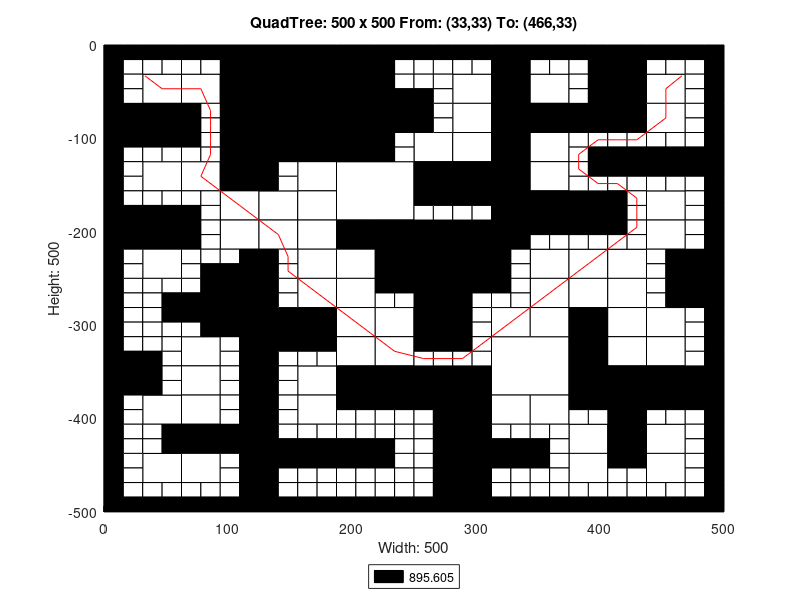

Write MATLAB code to recreate this figure.
axis([0 500 -500 0]);
title('QuadTree: 500 x 500 From: (33,33) To: (466,33)');
xlabel('Width: 500');
ylabel('Height: 500');
rectangle('Position',[125 -62.5 62.5 62.5], 'FaceColor',[0 0 0]);
rectangle('Position',[125 -125 62.5 62.5], 'FaceColor',[0 0 0]);
rectangle('Position',[187.5 -187.5 62.5 62.5], 'FaceColor',[1 1 1]);
rectangle('Position',[250 -250 62.5 62.5], 'FaceColor',[0 0 0]);
rectangle('Position',[312.5 -375 62.5 62.5], 'FaceColor',[1 1 1]);
rectangle('Position',[31.25 -62.5 31.25 31.25], 'FaceColor',[1 1 1]);
rectangle('Position',[93.75 -31.25 31.25 31.25], 'FaceColor',[0 0 0]);
rectangle('Position',[62.5 -62.5 31.25 31.25], 'FaceColor',[1 1 1]);
rectangle('Position',[93.75 -62.5 31.25 31.25], 'FaceColor',[0 0 0]);
rectangle('Position',[0 -93.75 31.25 31.25], 'FaceColor',[0 0 0]);
rectangle('Position',[31.25 -93.75 31.25 31.25], 'FaceColor',[0 0 0]);
rectangle('Position',[93.75 -93.75 31.25 31.25], 'FaceColor',[0 0 0]);
rectangle('Position',[93.75 -125 31.25 31.25], 'FaceColor',[0 0 0]);
rectangle('Position',[187.5 -31.25 31.25 31.25], 'FaceColor',[0 0 0]);
rectangle('Position',[187.5 -62.5 31.25 31.25], 'FaceColor',[0 0 0]);
rectangle('Position',[187.5 -93.75 31.25 31.25], 'FaceColor',[0 0 0]);
rectangle('Position',[218.75 -93.75 31.25 31.25], 'FaceColor',[0 0 0]);
rectangle('Position',[187.5 -125 31.25 31.25], 'FaceColor',[0 0 0]);
rectangle('Position',[31.25 -156.25 31.25 31.25], 'FaceColor',[1 1 1]);
rectangle('Position',[62.5 -156.25 31.25 31.25], 'FaceColor',[1 1 1]);
rectangle('Position',[93.75 -156.25 31.25 31.25], 'FaceColor',[0 0 0]);
rectangle('Position',[93.75 -187.5 31.25 31.25], 'FaceColor',[1 1 1]);
rectangle('Position',[0 -218.75 31.25 31.25], 'FaceColor',[0 0 0]);
rectangle('Position',[31.25 -218.75 31.25 31.25], 'FaceColor',[0 0 0]);
rectangle('Position',[31.25 -250 31.25 31.25], 'FaceColor',[1 1 1]);
rectangle('Position',[93.75 -218.75 31.25 31.25], 'FaceColor',[1 1 1]);
rectangle('Position',[156.25 -156.25 31.25 31.25], 'FaceColor',[1 1 1]);
rectangle('Position',[125 -187.5 31.25 31.25], 'FaceColor',[1 1 1]);
rectangle('Position',[156.25 -187.5 31.25 31.25], 'FaceColor',[1 1 1]);
rectangle('Position',[125 -218.75 31.25 31.25], 'FaceColor',[1 1 1]);
rectangle('Position',[156.25 -218.75 31.25 31.25], 'FaceColor',[1 1 1]);
rectangle('Position',[156.25 -250 31.25 31.25], 'FaceColor',[1 1 1]);
rectangle('Position',[187.5 -218.75 31.25 31.25], 'FaceColor',[0 0 0]);
rectangle('Position',[218.75 -218.75 31.25 31.25], 'FaceColor',[0 0 0]);
rectangle('Position',[187.5 -250 31.25 31.25], 'FaceColor',[1 1 1]);
rectangle('Position',[218.75 -250 31.25 31.25], 'FaceColor',[0 0 0]);
rectangle('Position',[281.25 -62.5 31.25 31.25], 'FaceColor',[1 1 1]);
rectangle('Position',[312.5 -31.25 31.25 31.25], 'FaceColor',[0 0 0]);
rectangle('Position',[312.5 -62.5 31.25 31.25], 'FaceColor',[0 0 0]);
rectangle('Position',[343.75 -62.5 31.25 31.25], 'FaceColor',[1 1 1]);
rectangle('Position',[281.25 -93.75 31.25 31.25], 'FaceColor',[1 1 1]);
rectangle('Position',[250 -125 31.25 31.25], 'FaceColor',[1 1 1]);
rectangle('Position',[281.25 -125 31.25 31.25], 'FaceColor',[1 1 1]);
rectangle('Position',[312.5 -93.75 31.25 31.25], 'FaceColor',[0 0 0]);
rectangle('Position',[343.75 -93.75 31.25 31.25], 'FaceColor',[0 0 0]);
rectangle('Position',[312.5 -125 31.25 31.25], 'FaceColor',[0 0 0]);
rectangle('Position',[343.75 -125 31.25 31.25], 'FaceColor',[1 1 1]);
rectangle('Position',[406.25 -31.25 31.25 31.25], 'FaceColor',[0 0 0]);
rectangle('Position',[406.25 -62.5 31.25 31.25], 'FaceColor',[0 0 0]);
rectangle('Position',[437.5 -62.5 31.25 31.25], 'FaceColor',[1 1 1]);
rectangle('Position',[375 -93.75 31.25 31.25], 'FaceColor',[0 0 0]);
rectangle('Position',[406.25 -93.75 31.25 31.25], 'FaceColor',[0 0 0]);
rectangle('Position',[437.5 -93.75 31.25 31.25], 'FaceColor',[1 1 1]);
rectangle('Position',[250 -156.25 31.25 31.25], 'FaceColor',[0 0 0]);
rectangle('Position',[281.25 -156.25 31.25 31.25], 'FaceColor',[0 0 0]);
rectangle('Position',[312.5 -156.25 31.25 31.25], 'FaceColor',[0 0 0]);
rectangle('Position',[343.75 -156.25 31.25 31.25], 'FaceColor',[1 1 1]);
rectangle('Position',[312.5 -187.5 31.25 31.25], 'FaceColor',[0 0 0]);
rectangle('Position',[343.75 -187.5 31.25 31.25], 'FaceColor',[0 0 0]);
rectangle('Position',[312.5 -218.75 31.25 31.25], 'FaceColor',[0 0 0]);
rectangle('Position',[343.75 -250 31.25 31.25], 'FaceColor',[1 1 1]);
rectangle('Position',[375 -187.5 31.25 31.25], 'FaceColor',[0 0 0]);
rectangle('Position',[437.5 -187.5 31.25 31.25], 'FaceColor',[1 1 1]);
rectangle('Position',[375 -250 31.25 31.25], 'FaceColor',[1 1 1]);
rectangle('Position',[406.25 -250 31.25 31.25], 'FaceColor',[1 1 1]);
rectangle('Position',[437.5 -218.75 31.25 31.25], 'FaceColor',[1 1 1]);
rectangle('Position',[468.75 -250 31.25 31.25], 'FaceColor',[0 0 0]);
rectangle('Position',[93.75 -281.25 31.25 31.25], 'FaceColor',[0 0 0]);
rectangle('Position',[93.75 -312.5 31.25 31.25], 'FaceColor',[0 0 0]);
rectangle('Position',[0 -375 31.25 31.25], 'FaceColor',[0 0 0]);
rectangle('Position',[62.5 -343.75 31.25 31.25], 'FaceColor',[1 1 1]);
rectangle('Position',[62.5 -375 31.25 31.25], 'FaceColor',[1 1 1]);
rectangle('Position',[156.25 -281.25 31.25 31.25], 'FaceColor',[1 1 1]);
rectangle('Position',[125 -312.5 31.25 31.25], 'FaceColor',[0 0 0]);
rectangle('Position',[156.25 -312.5 31.25 31.25], 'FaceColor',[0 0 0]);
rectangle('Position',[187.5 -281.25 31.25 31.25], 'FaceColor',[1 1 1]);
rectangle('Position',[187.5 -312.5 31.25 31.25], 'FaceColor',[1 1 1]);
rectangle('Position',[218.75 -312.5 31.25 31.25], 'FaceColor',[1 1 1]);
rectangle('Position',[156.25 -375 31.25 31.25], 'FaceColor',[1 1 1]);
rectangle('Position',[187.5 -343.75 31.25 31.25], 'FaceColor',[1 1 1]);
rectangle('Position',[218.75 -343.75 31.25 31.25], 'FaceColor',[1 1 1]);
rectangle('Position',[187.5 -375 31.25 31.25], 'FaceColor',[0 0 0]);
rectangle('Position',[218.75 -375 31.25 31.25], 'FaceColor',[0 0 0]);
rectangle('Position',[31.25 -406.25 31.25 31.25], 'FaceColor',[1 1 1]);
rectangle('Position',[62.5 -406.25 31.25 31.25], 'FaceColor',[1 1 1]);
rectangle('Position',[62.5 -437.5 31.25 31.25], 'FaceColor',[0 0 0]);
rectangle('Position',[93.75 -437.5 31.25 31.25], 'FaceColor',[0 0 0]);
rectangle('Position',[31.25 -468.75 31.25 31.25], 'FaceColor',[1 1 1]);
rectangle('Position',[62.5 -468.75 31.25 31.25], 'FaceColor',[1 1 1]);
rectangle('Position',[156.25 -406.25 31.25 31.25], 'FaceColor',[1 1 1]);
rectangle('Position',[250 -281.25 31.25 31.25], 'FaceColor',[0 0 0]);
rectangle('Position',[250 -312.5 31.25 31.25], 'FaceColor',[0 0 0]);
rectangle('Position',[343.75 -281.25 31.25 31.25], 'FaceColor',[1 1 1]);
rectangle('Position',[312.5 -312.5 31.25 31.25], 'FaceColor',[1 1 1]);
rectangle('Position',[343.75 -312.5 31.25 31.25], 'FaceColor',[1 1 1]);
rectangle('Position',[250 -375 31.25 31.25], 'FaceColor',[0 0 0]);
rectangle('Position',[281.25 -375 31.25 31.25], 'FaceColor',[0 0 0]);
rectangle('Position',[375 -281.25 31.25 31.25], 'FaceColor',[1 1 1]);
rectangle('Position',[406.25 -281.25 31.25 31.25], 'FaceColor',[1 1 1]);
rectangle('Position',[375 -312.5 31.25 31.25], 'FaceColor',[0 0 0]);
rectangle('Position',[406.25 -312.5 31.25 31.25], 'FaceColor',[1 1 1]);
rectangle('Position',[468.75 -281.25 31.25 31.25], 'FaceColor',[0 0 0]);
rectangle('Position',[437.5 -312.5 31.25 31.25], 'FaceColor',[1 1 1]);
rectangle('Position',[375 -343.75 31.25 31.25], 'FaceColor',[0 0 0]);
rectangle('Position',[406.25 -343.75 31.25 31.25], 'FaceColor',[1 1 1]);
rectangle('Position',[375 -375 31.25 31.25], 'FaceColor',[0 0 0]);
rectangle('Position',[406.25 -375 31.25 31.25], 'FaceColor',[0 0 0]);
rectangle('Position',[437.5 -343.75 31.25 31.25], 'FaceColor',[1 1 1]);
rectangle('Position',[437.5 -375 31.25 31.25], 'FaceColor',[0 0 0]);
rectangle('Position',[468.75 -375 31.25 31.25], 'FaceColor',[0 0 0]);
rectangle('Position',[281.25 -406.25 31.25 31.25], 'FaceColor',[0 0 0]);
rectangle('Position',[281.25 -437.5 31.25 31.25], 'FaceColor',[0 0 0]);
rectangle('Position',[312.5 -406.25 31.25 31.25], 'FaceColor',[1 1 1]);
rectangle('Position',[343.75 -406.25 31.25 31.25], 'FaceColor',[1 1 1]);
rectangle('Position',[281.25 -468.75 31.25 31.25], 'FaceColor',[0 0 0]);
rectangle('Position',[281.25 -500 31.25 31.25], 'FaceColor',[0 0 0]);
rectangle('Position',[406.25 -406.25 31.25 31.25], 'FaceColor',[0 0 0]);
rectangle('Position',[375 -437.5 31.25 31.25], 'FaceColor',[1 1 1]);
rectangle('Position',[406.25 -437.5 31.25 31.25], 'FaceColor',[0 0 0]);
rectangle('Position',[437.5 -437.5 31.25 31.25], 'FaceColor',[1 1 1]);
rectangle('Position',[375 -468.75 31.25 31.25], 'FaceColor',[1 1 1]);
rectangle('Position',[437.5 -468.75 31.25 31.25], 'FaceColor',[1 1 1]);
rectangle('Position',[0 -15.625 15.625 15.625], 'FaceColor',[0 0 0]);
rectangle('Position',[15.625 -15.625 15.625 15.625], 'FaceColor',[0 0 0]);
rectangle('Position',[0 -31.25 15.625 15.625], 'FaceColor',[0 0 0]);
rectangle('Position',[15.625 -31.25 15.625 15.625], 'FaceColor',[1 1 1]);
rectangle('Position',[31.25 -15.625 15.625 15.625], 'FaceColor',[0 0 0]);
rectangle('Position',[46.875 -15.625 15.625 15.625], 'FaceColor',[0 0 0]);
rectangle('Position',[31.25 -31.25 15.625 15.625], 'FaceColor',[1 1 1]);
rectangle('Position',[46.875 -31.25 15.625 15.625], 'FaceColor',[1 1 1]);
rectangle('Position',[0 -46.875 15.625 15.625], 'FaceColor',[0 0 0]);
rectangle('Position',[15.625 -46.875 15.625 15.625], 'FaceColor',[1 1 1]);
rectangle('Position',[0 -62.5 15.625 15.625], 'FaceColor',[0 0 0]);
rectangle('Position',[15.625 -62.5 15.625 15.625], 'FaceColor',[1 1 1]);
rectangle('Position',[62.5 -15.625 15.625 15.625], 'FaceColor',[0 0 0]);
rectangle('Position',[78.125 -15.625 15.625 15.625], 'FaceColor',[0 0 0]);
rectangle('Position',[62.5 -31.25 15.625 15.625], 'FaceColor',[1 1 1]);
rectangle('Position',[78.125 -31.25 15.625 15.625], 'FaceColor',[1 1 1]);
rectangle('Position',[0 -109.375 15.625 15.625], 'FaceColor',[0 0 0]);
rectangle('Position',[15.625 -109.375 15.625 15.625], 'FaceColor',[0 0 0]);
rectangle('Position',[0 -125 15.625 15.625], 'FaceColor',[0 0 0]);
rectangle('Position',[15.625 -125 15.625 15.625], 'FaceColor',[1 1 1]);
rectangle('Position',[31.25 -109.375 15.625 15.625], 'FaceColor',[0 0 0]);
rectangle('Position',[46.875 -109.375 15.625 15.625], 'FaceColor',[0 0 0]);
rectangle('Position',[31.25 -125 15.625 15.625], 'FaceColor',[1 1 1]);
rectangle('Position',[46.875 -125 15.625 15.625], 'FaceColor',[1 1 1]);
rectangle('Position',[62.5 -78.125 15.625 15.625], 'FaceColor',[0 0 0]);
rectangle('Position',[78.125 -78.125 15.625 15.625], 'FaceColor',[1 1 1]);
rectangle('Position',[62.5 -93.75 15.625 15.625], 'FaceColor',[0 0 0]);
rectangle('Position',[78.125 -93.75 15.625 15.625], 'FaceColor',[1 1 1]);
rectangle('Position',[62.5 -109.375 15.625 15.625], 'FaceColor',[0 0 0]);
rectangle('Position',[78.125 -109.375 15.625 15.625], 'FaceColor',[1 1 1]);
rectangle('Position',[62.5 -125 15.625 15.625], 'FaceColor',[1 1 1]);
rectangle('Position',[78.125 -125 15.625 15.625], 'FaceColor',[1 1 1]);
rectangle('Position',[218.75 -15.625 15.625 15.625], 'FaceColor',[0 0 0]);
rectangle('Position',[234.375 -15.625 15.625 15.625], 'FaceColor',[0 0 0]);
rectangle('Position',[218.75 -31.25 15.625 15.625], 'FaceColor',[0 0 0]);
rectangle('Position',[234.375 -31.25 15.625 15.625], 'FaceColor',[1 1 1]);
rectangle('Position',[218.75 -46.875 15.625 15.625], 'FaceColor',[0 0 0]);
rectangle('Position',[234.375 -46.875 15.625 15.625], 'FaceColor',[1 1 1]);
rectangle('Position',[218.75 -62.5 15.625 15.625], 'FaceColor',[0 0 0]);
rectangle('Position',[234.375 -62.5 15.625 15.625], 'FaceColor',[0 0 0]);
rectangle('Position',[218.75 -109.375 15.625 15.625], 'FaceColor',[0 0 0]);
rectangle('Position',[234.375 -109.375 15.625 15.625], 'FaceColor',[1 1 1]);
rectangle('Position',[218.75 -125 15.625 15.625], 'FaceColor',[0 0 0]);
rectangle('Position',[234.375 -125 15.625 15.625], 'FaceColor',[1 1 1]);
rectangle('Position',[0 -140.625 15.625 15.625], 'FaceColor',[0 0 0]);
rectangle('Position',[15.625 -140.625 15.625 15.625], 'FaceColor',[1 1 1]);
rectangle('Position',[0 -156.25 15.625 15.625], 'FaceColor',[0 0 0]);
rectangle('Position',[15.625 -156.25 15.625 15.625], 'FaceColor',[1 1 1]);
rectangle('Position',[0 -171.875 15.625 15.625], 'FaceColor',[0 0 0]);
rectangle('Position',[15.625 -171.875 15.625 15.625], 'FaceColor',[1 1 1]);
rectangle('Position',[0 -187.5 15.625 15.625], 'FaceColor',[0 0 0]);
rectangle('Position',[15.625 -187.5 15.625 15.625], 'FaceColor',[0 0 0]);
rectangle('Position',[31.25 -171.875 15.625 15.625], 'FaceColor',[1 1 1]);
rectangle('Position',[46.875 -171.875 15.625 15.625], 'FaceColor',[1 1 1]);
rectangle('Position',[31.25 -187.5 15.625 15.625], 'FaceColor',[0 0 0]);
rectangle('Position',[46.875 -187.5 15.625 15.625], 'FaceColor',[0 0 0]);
rectangle('Position',[62.5 -171.875 15.625 15.625], 'FaceColor',[1 1 1]);
rectangle('Position',[78.125 -171.875 15.625 15.625], 'FaceColor',[1 1 1]);
rectangle('Position',[62.5 -187.5 15.625 15.625], 'FaceColor',[0 0 0]);
rectangle('Position',[78.125 -187.5 15.625 15.625], 'FaceColor',[1 1 1]);
rectangle('Position',[0 -234.375 15.625 15.625], 'FaceColor',[0 0 0]);
rectangle('Position',[15.625 -234.375 15.625 15.625], 'FaceColor',[1 1 1]);
rectangle('Position',[0 -250 15.625 15.625], 'FaceColor',[0 0 0]);
rectangle('Position',[15.625 -250 15.625 15.625], 'FaceColor',[1 1 1]);
rectangle('Position',[62.5 -203.125 15.625 15.625], 'FaceColor',[0 0 0]);
rectangle('Position',[78.125 -203.125 15.625 15.625], 'FaceColor',[1 1 1]);
rectangle('Position',[62.5 -218.75 15.625 15.625], 'FaceColor',[0 0 0]);
rectangle('Position',[78.125 -218.75 15.625 15.625], 'FaceColor',[1 1 1]);
rectangle('Position',[62.5 -234.375 15.625 15.625], 'FaceColor',[1 1 1]);
rectangle('Position',[78.125 -234.375 15.625 15.625], 'FaceColor',[1 1 1]);
rectangle('Position',[62.5 -250 15.625 15.625], 'FaceColor',[1 1 1]);
rectangle('Position',[78.125 -250 15.625 15.625], 'FaceColor',[0 0 0]);
rectangle('Position',[93.75 -234.375 15.625 15.625], 'FaceColor',[1 1 1]);
rectangle('Position',[109.375 -234.375 15.625 15.625], 'FaceColor',[0 0 0]);
rectangle('Position',[93.75 -250 15.625 15.625], 'FaceColor',[0 0 0]);
rectangle('Position',[109.375 -250 15.625 15.625], 'FaceColor',[0 0 0]);
rectangle('Position',[125 -140.625 15.625 15.625], 'FaceColor',[0 0 0]);
rectangle('Position',[140.625 -140.625 15.625 15.625], 'FaceColor',[1 1 1]);
rectangle('Position',[125 -156.25 15.625 15.625], 'FaceColor',[0 0 0]);
rectangle('Position',[140.625 -156.25 15.625 15.625], 'FaceColor',[1 1 1]);
rectangle('Position',[125 -234.375 15.625 15.625], 'FaceColor',[0 0 0]);
rectangle('Position',[140.625 -234.375 15.625 15.625], 'FaceColor',[1 1 1]);
rectangle('Position',[125 -250 15.625 15.625], 'FaceColor',[0 0 0]);
rectangle('Position',[140.625 -250 15.625 15.625], 'FaceColor',[1 1 1]);
rectangle('Position',[250 -15.625 15.625 15.625], 'FaceColor',[0 0 0]);
rectangle('Position',[265.625 -15.625 15.625 15.625], 'FaceColor',[0 0 0]);
rectangle('Position',[250 -31.25 15.625 15.625], 'FaceColor',[1 1 1]);
rectangle('Position',[265.625 -31.25 15.625 15.625], 'FaceColor',[1 1 1]);
rectangle('Position',[281.25 -15.625 15.625 15.625], 'FaceColor',[0 0 0]);
rectangle('Position',[296.875 -15.625 15.625 15.625], 'FaceColor',[0 0 0]);
rectangle('Position',[281.25 -31.25 15.625 15.625], 'FaceColor',[1 1 1]);
rectangle('Position',[296.875 -31.25 15.625 15.625], 'FaceColor',[1 1 1]);
rectangle('Position',[250 -46.875 15.625 15.625], 'FaceColor',[1 1 1]);
rectangle('Position',[265.625 -46.875 15.625 15.625], 'FaceColor',[1 1 1]);
rectangle('Position',[250 -62.5 15.625 15.625], 'FaceColor',[0 0 0]);
rectangle('Position',[265.625 -62.5 15.625 15.625], 'FaceColor',[1 1 1]);
rectangle('Position',[343.75 -15.625 15.625 15.625], 'FaceColor',[0 0 0]);
rectangle('Position',[359.375 -15.625 15.625 15.625], 'FaceColor',[0 0 0]);
rectangle('Position',[343.75 -31.25 15.625 15.625], 'FaceColor',[1 1 1]);
rectangle('Position',[359.375 -31.25 15.625 15.625], 'FaceColor',[1 1 1]);
rectangle('Position',[250 -78.125 15.625 15.625], 'FaceColor',[0 0 0]);
rectangle('Position',[265.625 -78.125 15.625 15.625], 'FaceColor',[1 1 1]);
rectangle('Position',[250 -93.75 15.625 15.625], 'FaceColor',[0 0 0]);
rectangle('Position',[265.625 -93.75 15.625 15.625], 'FaceColor',[1 1 1]);
rectangle('Position',[375 -15.625 15.625 15.625], 'FaceColor',[0 0 0]);
rectangle('Position',[390.625 -15.625 15.625 15.625], 'FaceColor',[0 0 0]);
rectangle('Position',[375 -31.25 15.625 15.625], 'FaceColor',[1 1 1]);
rectangle('Position',[390.625 -31.25 15.625 15.625], 'FaceColor',[0 0 0]);
rectangle('Position',[375 -46.875 15.625 15.625], 'FaceColor',[1 1 1]);
rectangle('Position',[390.625 -46.875 15.625 15.625], 'FaceColor',[0 0 0]);
rectangle('Position',[375 -62.5 15.625 15.625], 'FaceColor',[1 1 1]);
rectangle('Position',[390.625 -62.5 15.625 15.625], 'FaceColor',[0 0 0]);
rectangle('Position',[437.5 -15.625 15.625 15.625], 'FaceColor',[0 0 0]);
rectangle('Position',[453.125 -15.625 15.625 15.625], 'FaceColor',[0 0 0]);
rectangle('Position',[437.5 -31.25 15.625 15.625], 'FaceColor',[1 1 1]);
rectangle('Position',[453.125 -31.25 15.625 15.625], 'FaceColor',[1 1 1]);
rectangle('Position',[468.75 -15.625 15.625 15.625], 'FaceColor',[0 0 0]);
rectangle('Position',[484.375 -15.625 15.625 15.625], 'FaceColor',[0 0 0]);
rectangle('Position',[468.75 -31.25 15.625 15.625], 'FaceColor',[1 1 1]);
rectangle('Position',[484.375 -31.25 15.625 15.625], 'FaceColor',[0 0 0]);
rectangle('Position',[468.75 -46.875 15.625 15.625], 'FaceColor',[1 1 1]);
rectangle('Position',[484.375 -46.875 15.625 15.625], 'FaceColor',[0 0 0]);
rectangle('Position',[468.75 -62.5 15.625 15.625], 'FaceColor',[1 1 1]);
rectangle('Position',[484.375 -62.5 15.625 15.625], 'FaceColor',[0 0 0]);
rectangle('Position',[375 -109.375 15.625 15.625], 'FaceColor',[1 1 1]);
rectangle('Position',[390.625 -109.375 15.625 15.625], 'FaceColor',[1 1 1]);
rectangle('Position',[375 -125 15.625 15.625], 'FaceColor',[1 1 1]);
rectangle('Position',[390.625 -125 15.625 15.625], 'FaceColor',[0 0 0]);
rectangle('Position',[406.25 -109.375 15.625 15.625], 'FaceColor',[1 1 1]);
rectangle('Position',[421.875 -109.375 15.625 15.625], 'FaceColor',[1 1 1]);
rectangle('Position',[406.25 -125 15.625 15.625], 'FaceColor',[0 0 0]);
rectangle('Position',[421.875 -125 15.625 15.625], 'FaceColor',[0 0 0]);
rectangle('Position',[468.75 -78.125 15.625 15.625], 'FaceColor',[1 1 1]);
rectangle('Position',[484.375 -78.125 15.625 15.625], 'FaceColor',[0 0 0]);
rectangle('Position',[468.75 -93.75 15.625 15.625], 'FaceColor',[1 1 1]);
rectangle('Position',[484.375 -93.75 15.625 15.625], 'FaceColor',[0 0 0]);
rectangle('Position',[437.5 -109.375 15.625 15.625], 'FaceColor',[1 1 1]);
rectangle('Position',[453.125 -109.375 15.625 15.625], 'FaceColor',[1 1 1]);
rectangle('Position',[437.5 -125 15.625 15.625], 'FaceColor',[0 0 0]);
rectangle('Position',[453.125 -125 15.625 15.625], 'FaceColor',[0 0 0]);
rectangle('Position',[468.75 -109.375 15.625 15.625], 'FaceColor',[1 1 1]);
rectangle('Position',[484.375 -109.375 15.625 15.625], 'FaceColor',[0 0 0]);
rectangle('Position',[468.75 -125 15.625 15.625], 'FaceColor',[0 0 0]);
rectangle('Position',[484.375 -125 15.625 15.625], 'FaceColor',[0 0 0]);
rectangle('Position',[250 -171.875 15.625 15.625], 'FaceColor',[0 0 0]);
rectangle('Position',[265.625 -171.875 15.625 15.625], 'FaceColor',[0 0 0]);
rectangle('Position',[250 -187.5 15.625 15.625], 'FaceColor',[1 1 1]);
rectangle('Position',[265.625 -187.5 15.625 15.625], 'FaceColor',[1 1 1]);
rectangle('Position',[281.25 -171.875 15.625 15.625], 'FaceColor',[0 0 0]);
rectangle('Position',[296.875 -171.875 15.625 15.625], 'FaceColor',[0 0 0]);
rectangle('Position',[281.25 -187.5 15.625 15.625], 'FaceColor',[1 1 1]);
rectangle('Position',[296.875 -187.5 15.625 15.625], 'FaceColor',[1 1 1]);
rectangle('Position',[343.75 -203.125 15.625 15.625], 'FaceColor',[0 0 0]);
rectangle('Position',[359.375 -203.125 15.625 15.625], 'FaceColor',[0 0 0]);
rectangle('Position',[343.75 -218.75 15.625 15.625], 'FaceColor',[1 1 1]);
rectangle('Position',[359.375 -218.75 15.625 15.625], 'FaceColor',[1 1 1]);
rectangle('Position',[312.5 -234.375 15.625 15.625], 'FaceColor',[0 0 0]);
rectangle('Position',[328.125 -234.375 15.625 15.625], 'FaceColor',[1 1 1]);
rectangle('Position',[312.5 -250 15.625 15.625], 'FaceColor',[0 0 0]);
rectangle('Position',[328.125 -250 15.625 15.625], 'FaceColor',[1 1 1]);
rectangle('Position',[375 -140.625 15.625 15.625], 'FaceColor',[1 1 1]);
rectangle('Position',[390.625 -140.625 15.625 15.625], 'FaceColor',[0 0 0]);
rectangle('Position',[375 -156.25 15.625 15.625], 'FaceColor',[1 1 1]);
rectangle('Position',[390.625 -156.25 15.625 15.625], 'FaceColor',[1 1 1]);
rectangle('Position',[406.25 -140.625 15.625 15.625], 'FaceColor',[0 0 0]);
rectangle('Position',[421.875 -140.625 15.625 15.625], 'FaceColor',[0 0 0]);
rectangle('Position',[406.25 -156.25 15.625 15.625], 'FaceColor',[1 1 1]);
rectangle('Position',[421.875 -156.25 15.625 15.625], 'FaceColor',[1 1 1]);
rectangle('Position',[406.25 -171.875 15.625 15.625], 'FaceColor',[0 0 0]);
rectangle('Position',[421.875 -171.875 15.625 15.625], 'FaceColor',[1 1 1]);
rectangle('Position',[406.25 -187.5 15.625 15.625], 'FaceColor',[0 0 0]);
rectangle('Position',[421.875 -187.5 15.625 15.625], 'FaceColor',[1 1 1]);
rectangle('Position',[437.5 -140.625 15.625 15.625], 'FaceColor',[0 0 0]);
rectangle('Position',[453.125 -140.625 15.625 15.625], 'FaceColor',[0 0 0]);
rectangle('Position',[437.5 -156.25 15.625 15.625], 'FaceColor',[1 1 1]);
rectangle('Position',[453.125 -156.25 15.625 15.625], 'FaceColor',[1 1 1]);
rectangle('Position',[468.75 -140.625 15.625 15.625], 'FaceColor',[0 0 0]);
rectangle('Position',[484.375 -140.625 15.625 15.625], 'FaceColor',[0 0 0]);
rectangle('Position',[468.75 -156.25 15.625 15.625], 'FaceColor',[1 1 1]);
rectangle('Position',[484.375 -156.25 15.625 15.625], 'FaceColor',[0 0 0]);
rectangle('Position',[468.75 -171.875 15.625 15.625], 'FaceColor',[1 1 1]);
rectangle('Position',[484.375 -171.875 15.625 15.625], 'FaceColor',[0 0 0]);
rectangle('Position',[468.75 -187.5 15.625 15.625], 'FaceColor',[1 1 1]);
rectangle('Position',[484.375 -187.5 15.625 15.625], 'FaceColor',[0 0 0]);
rectangle('Position',[375 -203.125 15.625 15.625], 'FaceColor',[0 0 0]);
rectangle('Position',[390.625 -203.125 15.625 15.625], 'FaceColor',[0 0 0]);
rectangle('Position',[375 -218.75 15.625 15.625], 'FaceColor',[1 1 1]);
rectangle('Position',[390.625 -218.75 15.625 15.625], 'FaceColor',[1 1 1]);
rectangle('Position',[406.25 -203.125 15.625 15.625], 'FaceColor',[0 0 0]);
rectangle('Position',[421.875 -203.125 15.625 15.625], 'FaceColor',[1 1 1]);
rectangle('Position',[406.25 -218.75 15.625 15.625], 'FaceColor',[1 1 1]);
rectangle('Position',[421.875 -218.75 15.625 15.625], 'FaceColor',[1 1 1]);
rectangle('Position',[468.75 -203.125 15.625 15.625], 'FaceColor',[1 1 1]);
rectangle('Position',[484.375 -203.125 15.625 15.625], 'FaceColor',[0 0 0]);
rectangle('Position',[468.75 -218.75 15.625 15.625], 'FaceColor',[1 1 1]);
rectangle('Position',[484.375 -218.75 15.625 15.625], 'FaceColor',[0 0 0]);
rectangle('Position',[437.5 -234.375 15.625 15.625], 'FaceColor',[1 1 1]);
rectangle('Position',[453.125 -234.375 15.625 15.625], 'FaceColor',[0 0 0]);
rectangle('Position',[437.5 -250 15.625 15.625], 'FaceColor',[1 1 1]);
rectangle('Position',[453.125 -250 15.625 15.625], 'FaceColor',[0 0 0]);
rectangle('Position',[0 -265.625 15.625 15.625], 'FaceColor',[0 0 0]);
rectangle('Position',[15.625 -265.625 15.625 15.625], 'FaceColor',[1 1 1]);
rectangle('Position',[0 -281.25 15.625 15.625], 'FaceColor',[0 0 0]);
rectangle('Position',[15.625 -281.25 15.625 15.625], 'FaceColor',[1 1 1]);
rectangle('Position',[31.25 -265.625 15.625 15.625], 'FaceColor',[1 1 1]);
rectangle('Position',[46.875 -265.625 15.625 15.625], 'FaceColor',[1 1 1]);
rectangle('Position',[31.25 -281.25 15.625 15.625], 'FaceColor',[1 1 1]);
rectangle('Position',[46.875 -281.25 15.625 15.625], 'FaceColor',[0 0 0]);
rectangle('Position',[0 -296.875 15.625 15.625], 'FaceColor',[0 0 0]);
rectangle('Position',[15.625 -296.875 15.625 15.625], 'FaceColor',[1 1 1]);
rectangle('Position',[0 -312.5 15.625 15.625], 'FaceColor',[0 0 0]);
rectangle('Position',[15.625 -312.5 15.625 15.625], 'FaceColor',[1 1 1]);
rectangle('Position',[31.25 -296.875 15.625 15.625], 'FaceColor',[1 1 1]);
rectangle('Position',[46.875 -296.875 15.625 15.625], 'FaceColor',[0 0 0]);
rectangle('Position',[31.25 -312.5 15.625 15.625], 'FaceColor',[1 1 1]);
rectangle('Position',[46.875 -312.5 15.625 15.625], 'FaceColor',[1 1 1]);
rectangle('Position',[62.5 -265.625 15.625 15.625], 'FaceColor',[1 1 1]);
rectangle('Position',[78.125 -265.625 15.625 15.625], 'FaceColor',[0 0 0]);
rectangle('Position',[62.5 -281.25 15.625 15.625], 'FaceColor',[0 0 0]);
rectangle('Position',[78.125 -281.25 15.625 15.625], 'FaceColor',[0 0 0]);
rectangle('Position',[62.5 -296.875 15.625 15.625], 'FaceColor',[0 0 0]);
rectangle('Position',[78.125 -296.875 15.625 15.625], 'FaceColor',[0 0 0]);
rectangle('Position',[62.5 -312.5 15.625 15.625], 'FaceColor',[1 1 1]);
rectangle('Position',[78.125 -312.5 15.625 15.625], 'FaceColor',[0 0 0]);
rectangle('Position',[0 -328.125 15.625 15.625], 'FaceColor',[0 0 0]);
rectangle('Position',[15.625 -328.125 15.625 15.625], 'FaceColor',[1 1 1]);
rectangle('Position',[0 -343.75 15.625 15.625], 'FaceColor',[0 0 0]);
rectangle('Position',[15.625 -343.75 15.625 15.625], 'FaceColor',[0 0 0]);
rectangle('Position',[31.25 -328.125 15.625 15.625], 'FaceColor',[1 1 1]);
rectangle('Position',[46.875 -328.125 15.625 15.625], 'FaceColor',[1 1 1]);
rectangle('Position',[31.25 -343.75 15.625 15.625], 'FaceColor',[0 0 0]);
rectangle('Position',[46.875 -343.75 15.625 15.625], 'FaceColor',[1 1 1]);
rectangle('Position',[31.25 -359.375 15.625 15.625], 'FaceColor',[0 0 0]);
rectangle('Position',[46.875 -359.375 15.625 15.625], 'FaceColor',[1 1 1]);
rectangle('Position',[31.25 -375 15.625 15.625], 'FaceColor',[0 0 0]);
rectangle('Position',[46.875 -375 15.625 15.625], 'FaceColor',[1 1 1]);
rectangle('Position',[93.75 -328.125 15.625 15.625], 'FaceColor',[1 1 1]);
rectangle('Position',[109.375 -328.125 15.625 15.625], 'FaceColor',[0 0 0]);
rectangle('Position',[93.75 -343.75 15.625 15.625], 'FaceColor',[1 1 1]);
rectangle('Position',[109.375 -343.75 15.625 15.625], 'FaceColor',[0 0 0]);
rectangle('Position',[93.75 -359.375 15.625 15.625], 'FaceColor',[1 1 1]);
rectangle('Position',[109.375 -359.375 15.625 15.625], 'FaceColor',[0 0 0]);
rectangle('Position',[93.75 -375 15.625 15.625], 'FaceColor',[1 1 1]);
rectangle('Position',[109.375 -375 15.625 15.625], 'FaceColor',[0 0 0]);
rectangle('Position',[125 -265.625 15.625 15.625], 'FaceColor',[0 0 0]);
rectangle('Position',[140.625 -265.625 15.625 15.625], 'FaceColor',[1 1 1]);
rectangle('Position',[125 -281.25 15.625 15.625], 'FaceColor',[0 0 0]);
rectangle('Position',[140.625 -281.25 15.625 15.625], 'FaceColor',[1 1 1]);
rectangle('Position',[218.75 -265.625 15.625 15.625], 'FaceColor',[0 0 0]);
rectangle('Position',[234.375 -265.625 15.625 15.625], 'FaceColor',[0 0 0]);
rectangle('Position',[218.75 -281.25 15.625 15.625], 'FaceColor',[1 1 1]);
rectangle('Position',[234.375 -281.25 15.625 15.625], 'FaceColor',[1 1 1]);
rectangle('Position',[125 -328.125 15.625 15.625], 'FaceColor',[0 0 0]);
rectangle('Position',[140.625 -328.125 15.625 15.625], 'FaceColor',[0 0 0]);
rectangle('Position',[125 -343.75 15.625 15.625], 'FaceColor',[0 0 0]);
rectangle('Position',[140.625 -343.75 15.625 15.625], 'FaceColor',[1 1 1]);
rectangle('Position',[156.25 -328.125 15.625 15.625], 'FaceColor',[0 0 0]);
rectangle('Position',[171.875 -328.125 15.625 15.625], 'FaceColor',[0 0 0]);
rectangle('Position',[156.25 -343.75 15.625 15.625], 'FaceColor',[1 1 1]);
rectangle('Position',[171.875 -343.75 15.625 15.625], 'FaceColor',[1 1 1]);
rectangle('Position',[125 -359.375 15.625 15.625], 'FaceColor',[0 0 0]);
rectangle('Position',[140.625 -359.375 15.625 15.625], 'FaceColor',[1 1 1]);
rectangle('Position',[125 -375 15.625 15.625], 'FaceColor',[0 0 0]);
rectangle('Position',[140.625 -375 15.625 15.625], 'FaceColor',[1 1 1]);
rectangle('Position',[0 -390.625 15.625 15.625], 'FaceColor',[0 0 0]);
rectangle('Position',[15.625 -390.625 15.625 15.625], 'FaceColor',[1 1 1]);
rectangle('Position',[0 -406.25 15.625 15.625], 'FaceColor',[0 0 0]);
rectangle('Position',[15.625 -406.25 15.625 15.625], 'FaceColor',[1 1 1]);
rectangle('Position',[0 -421.875 15.625 15.625], 'FaceColor',[0 0 0]);
rectangle('Position',[15.625 -421.875 15.625 15.625], 'FaceColor',[1 1 1]);
rectangle('Position',[0 -437.5 15.625 15.625], 'FaceColor',[0 0 0]);
rectangle('Position',[15.625 -437.5 15.625 15.625], 'FaceColor',[1 1 1]);
rectangle('Position',[31.25 -421.875 15.625 15.625], 'FaceColor',[1 1 1]);
rectangle('Position',[46.875 -421.875 15.625 15.625], 'FaceColor',[0 0 0]);
rectangle('Position',[31.25 -437.5 15.625 15.625], 'FaceColor',[1 1 1]);
rectangle('Position',[46.875 -437.5 15.625 15.625], 'FaceColor',[0 0 0]);
rectangle('Position',[93.75 -390.625 15.625 15.625], 'FaceColor',[1 1 1]);
rectangle('Position',[109.375 -390.625 15.625 15.625], 'FaceColor',[0 0 0]);
rectangle('Position',[93.75 -406.25 15.625 15.625], 'FaceColor',[1 1 1]);
rectangle('Position',[109.375 -406.25 15.625 15.625], 'FaceColor',[0 0 0]);
rectangle('Position',[0 -453.125 15.625 15.625], 'FaceColor',[0 0 0]);
rectangle('Position',[15.625 -453.125 15.625 15.625], 'FaceColor',[1 1 1]);
rectangle('Position',[0 -468.75 15.625 15.625], 'FaceColor',[0 0 0]);
rectangle('Position',[15.625 -468.75 15.625 15.625], 'FaceColor',[1 1 1]);
rectangle('Position',[0 -484.375 15.625 15.625], 'FaceColor',[0 0 0]);
rectangle('Position',[15.625 -484.375 15.625 15.625], 'FaceColor',[1 1 1]);
rectangle('Position',[0 -500 15.625 15.625], 'FaceColor',[0 0 0]);
rectangle('Position',[15.625 -500 15.625 15.625], 'FaceColor',[0 0 0]);
rectangle('Position',[31.25 -484.375 15.625 15.625], 'FaceColor',[1 1 1]);
rectangle('Position',[46.875 -484.375 15.625 15.625], 'FaceColor',[1 1 1]);
rectangle('Position',[31.25 -500 15.625 15.625], 'FaceColor',[0 0 0]);
rectangle('Position',[46.875 -500 15.625 15.625], 'FaceColor',[0 0 0]);
rectangle('Position',[93.75 -453.125 15.625 15.625], 'FaceColor',[1 1 1]);
rectangle('Position',[109.375 -453.125 15.625 15.625], 'FaceColor',[0 0 0]);
rectangle('Position',[93.75 -468.75 15.625 15.625], 'FaceColor',[1 1 1]);
rectangle('Position',[109.375 -468.75 15.625 15.625], 'FaceColor',[0 0 0]);
rectangle('Position',[62.5 -484.375 15.625 15.625], 'FaceColor',[1 1 1]);
rectangle('Position',[78.125 -484.375 15.625 15.625], 'FaceColor',[1 1 1]);
rectangle('Position',[62.5 -500 15.625 15.625], 'FaceColor',[0 0 0]);
rectangle('Position',[78.125 -500 15.625 15.625], 'FaceColor',[0 0 0]);
rectangle('Position',[93.75 -484.375 15.625 15.625], 'FaceColor',[1 1 1]);
rectangle('Position',[109.375 -484.375 15.625 15.625], 'FaceColor',[0 0 0]);
rectangle('Position',[93.75 -500 15.625 15.625], 'FaceColor',[0 0 0]);
rectangle('Position',[109.375 -500 15.625 15.625], 'FaceColor',[0 0 0]);
rectangle('Position',[125 -390.625 15.625 15.625], 'FaceColor',[0 0 0]);
rectangle('Position',[140.625 -390.625 15.625 15.625], 'FaceColor',[1 1 1]);
rectangle('Position',[125 -406.25 15.625 15.625], 'FaceColor',[0 0 0]);
rectangle('Position',[140.625 -406.25 15.625 15.625], 'FaceColor',[1 1 1]);
rectangle('Position',[125 -421.875 15.625 15.625], 'FaceColor',[0 0 0]);
rectangle('Position',[140.625 -421.875 15.625 15.625], 'FaceColor',[1 1 1]);
rectangle('Position',[125 -437.5 15.625 15.625], 'FaceColor',[0 0 0]);
rectangle('Position',[140.625 -437.5 15.625 15.625], 'FaceColor',[0 0 0]);
rectangle('Position',[156.25 -421.875 15.625 15.625], 'FaceColor',[1 1 1]);
rectangle('Position',[171.875 -421.875 15.625 15.625], 'FaceColor',[1 1 1]);
rectangle('Position',[156.25 -437.5 15.625 15.625], 'FaceColor',[0 0 0]);
rectangle('Position',[171.875 -437.5 15.625 15.625], 'FaceColor',[0 0 0]);
rectangle('Position',[187.5 -390.625 15.625 15.625], 'FaceColor',[0 0 0]);
rectangle('Position',[203.125 -390.625 15.625 15.625], 'FaceColor',[0 0 0]);
rectangle('Position',[187.5 -406.25 15.625 15.625], 'FaceColor',[1 1 1]);
rectangle('Position',[203.125 -406.25 15.625 15.625], 'FaceColor',[1 1 1]);
rectangle('Position',[218.75 -390.625 15.625 15.625], 'FaceColor',[0 0 0]);
rectangle('Position',[234.375 -390.625 15.625 15.625], 'FaceColor',[0 0 0]);
rectangle('Position',[218.75 -406.25 15.625 15.625], 'FaceColor',[1 1 1]);
rectangle('Position',[234.375 -406.25 15.625 15.625], 'FaceColor',[1 1 1]);
rectangle('Position',[187.5 -421.875 15.625 15.625], 'FaceColor',[1 1 1]);
rectangle('Position',[203.125 -421.875 15.625 15.625], 'FaceColor',[1 1 1]);
rectangle('Position',[187.5 -437.5 15.625 15.625], 'FaceColor',[0 0 0]);
rectangle('Position',[203.125 -437.5 15.625 15.625], 'FaceColor',[0 0 0]);
rectangle('Position',[218.75 -421.875 15.625 15.625], 'FaceColor',[1 1 1]);
rectangle('Position',[234.375 -421.875 15.625 15.625], 'FaceColor',[1 1 1]);
rectangle('Position',[218.75 -437.5 15.625 15.625], 'FaceColor',[0 0 0]);
rectangle('Position',[234.375 -437.5 15.625 15.625], 'FaceColor',[1 1 1]);
rectangle('Position',[125 -453.125 15.625 15.625], 'FaceColor',[0 0 0]);
rectangle('Position',[140.625 -453.125 15.625 15.625], 'FaceColor',[0 0 0]);
rectangle('Position',[125 -468.75 15.625 15.625], 'FaceColor',[0 0 0]);
rectangle('Position',[140.625 -468.75 15.625 15.625], 'FaceColor',[1 1 1]);
rectangle('Position',[156.25 -453.125 15.625 15.625], 'FaceColor',[0 0 0]);
rectangle('Position',[171.875 -453.125 15.625 15.625], 'FaceColor',[0 0 0]);
rectangle('Position',[156.25 -468.75 15.625 15.625], 'FaceColor',[1 1 1]);
rectangle('Position',[171.875 -468.75 15.625 15.625], 'FaceColor',[1 1 1]);
rectangle('Position',[125 -484.375 15.625 15.625], 'FaceColor',[0 0 0]);
rectangle('Position',[140.625 -484.375 15.625 15.625], 'FaceColor',[1 1 1]);
rectangle('Position',[125 -500 15.625 15.625], 'FaceColor',[0 0 0]);
rectangle('Position',[140.625 -500 15.625 15.625], 'FaceColor',[0 0 0]);
rectangle('Position',[156.25 -484.375 15.625 15.625], 'FaceColor',[1 1 1]);
rectangle('Position',[171.875 -484.375 15.625 15.625], 'FaceColor',[1 1 1]);
rectangle('Position',[156.25 -500 15.625 15.625], 'FaceColor',[0 0 0]);
rectangle('Position',[171.875 -500 15.625 15.625], 'FaceColor',[0 0 0]);
rectangle('Position',[187.5 -453.125 15.625 15.625], 'FaceColor',[0 0 0]);
rectangle('Position',[203.125 -453.125 15.625 15.625], 'FaceColor',[0 0 0]);
rectangle('Position',[187.5 -468.75 15.625 15.625], 'FaceColor',[1 1 1]);
rectangle('Position',[203.125 -468.75 15.625 15.625], 'FaceColor',[1 1 1]);
rectangle('Position',[218.75 -453.125 15.625 15.625], 'FaceColor',[0 0 0]);
rectangle('Position',[234.375 -453.125 15.625 15.625], 'FaceColor',[1 1 1]);
rectangle('Position',[218.75 -468.75 15.625 15.625], 'FaceColor',[1 1 1]);
rectangle('Position',[234.375 -468.75 15.625 15.625], 'FaceColor',[1 1 1]);
rectangle('Position',[187.5 -484.375 15.625 15.625], 'FaceColor',[1 1 1]);
rectangle('Position',[203.125 -484.375 15.625 15.625], 'FaceColor',[1 1 1]);
rectangle('Position',[187.5 -500 15.625 15.625], 'FaceColor',[0 0 0]);
rectangle('Position',[203.125 -500 15.625 15.625], 'FaceColor',[0 0 0]);
rectangle('Position',[218.75 -484.375 15.625 15.625], 'FaceColor',[1 1 1]);
rectangle('Position',[234.375 -484.375 15.625 15.625], 'FaceColor',[1 1 1]);
rectangle('Position',[218.75 -500 15.625 15.625], 'FaceColor',[0 0 0]);
rectangle('Position',[234.375 -500 15.625 15.625], 'FaceColor',[0 0 0]);
rectangle('Position',[281.25 -265.625 15.625 15.625], 'FaceColor',[0 0 0]);
rectangle('Position',[296.875 -265.625 15.625 15.625], 'FaceColor',[0 0 0]);
rectangle('Position',[281.25 -281.25 15.625 15.625], 'FaceColor',[0 0 0]);
rectangle('Position',[296.875 -281.25 15.625 15.625], 'FaceColor',[1 1 1]);
rectangle('Position',[281.25 -296.875 15.625 15.625], 'FaceColor',[0 0 0]);
rectangle('Position',[296.875 -296.875 15.625 15.625], 'FaceColor',[1 1 1]);
rectangle('Position',[281.25 -312.5 15.625 15.625], 'FaceColor',[0 0 0]);
rectangle('Position',[296.875 -312.5 15.625 15.625], 'FaceColor',[1 1 1]);
rectangle('Position',[312.5 -265.625 15.625 15.625], 'FaceColor',[0 0 0]);
rectangle('Position',[328.125 -265.625 15.625 15.625], 'FaceColor',[1 1 1]);
rectangle('Position',[312.5 -281.25 15.625 15.625], 'FaceColor',[1 1 1]);
rectangle('Position',[328.125 -281.25 15.625 15.625], 'FaceColor',[1 1 1]);
rectangle('Position',[250 -328.125 15.625 15.625], 'FaceColor',[0 0 0]);
rectangle('Position',[265.625 -328.125 15.625 15.625], 'FaceColor',[0 0 0]);
rectangle('Position',[250 -343.75 15.625 15.625], 'FaceColor',[1 1 1]);
rectangle('Position',[265.625 -343.75 15.625 15.625], 'FaceColor',[1 1 1]);
rectangle('Position',[281.25 -328.125 15.625 15.625], 'FaceColor',[0 0 0]);
rectangle('Position',[296.875 -328.125 15.625 15.625], 'FaceColor',[1 1 1]);
rectangle('Position',[281.25 -343.75 15.625 15.625], 'FaceColor',[1 1 1]);
rectangle('Position',[296.875 -343.75 15.625 15.625], 'FaceColor',[1 1 1]);
rectangle('Position',[437.5 -265.625 15.625 15.625], 'FaceColor',[1 1 1]);
rectangle('Position',[453.125 -265.625 15.625 15.625], 'FaceColor',[0 0 0]);
rectangle('Position',[437.5 -281.25 15.625 15.625], 'FaceColor',[1 1 1]);
rectangle('Position',[453.125 -281.25 15.625 15.625], 'FaceColor',[0 0 0]);
rectangle('Position',[468.75 -296.875 15.625 15.625], 'FaceColor',[1 1 1]);
rectangle('Position',[484.375 -296.875 15.625 15.625], 'FaceColor',[0 0 0]);
rectangle('Position',[468.75 -312.5 15.625 15.625], 'FaceColor',[1 1 1]);
rectangle('Position',[484.375 -312.5 15.625 15.625], 'FaceColor',[0 0 0]);
rectangle('Position',[468.75 -328.125 15.625 15.625], 'FaceColor',[1 1 1]);
rectangle('Position',[484.375 -328.125 15.625 15.625], 'FaceColor',[0 0 0]);
rectangle('Position',[468.75 -343.75 15.625 15.625], 'FaceColor',[1 1 1]);
rectangle('Position',[484.375 -343.75 15.625 15.625], 'FaceColor',[0 0 0]);
rectangle('Position',[250 -390.625 15.625 15.625], 'FaceColor',[0 0 0]);
rectangle('Position',[265.625 -390.625 15.625 15.625], 'FaceColor',[0 0 0]);
rectangle('Position',[250 -406.25 15.625 15.625], 'FaceColor',[1 1 1]);
rectangle('Position',[265.625 -406.25 15.625 15.625], 'FaceColor',[0 0 0]);
rectangle('Position',[250 -421.875 15.625 15.625], 'FaceColor',[1 1 1]);
rectangle('Position',[265.625 -421.875 15.625 15.625], 'FaceColor',[0 0 0]);
rectangle('Position',[250 -437.5 15.625 15.625], 'FaceColor',[1 1 1]);
rectangle('Position',[265.625 -437.5 15.625 15.625], 'FaceColor',[0 0 0]);
rectangle('Position',[312.5 -421.875 15.625 15.625], 'FaceColor',[1 1 1]);
rectangle('Position',[328.125 -421.875 15.625 15.625], 'FaceColor',[1 1 1]);
rectangle('Position',[312.5 -437.5 15.625 15.625], 'FaceColor',[0 0 0]);
rectangle('Position',[328.125 -437.5 15.625 15.625], 'FaceColor',[0 0 0]);
rectangle('Position',[343.75 -421.875 15.625 15.625], 'FaceColor',[1 1 1]);
rectangle('Position',[359.375 -421.875 15.625 15.625], 'FaceColor',[1 1 1]);
rectangle('Position',[343.75 -437.5 15.625 15.625], 'FaceColor',[0 0 0]);
rectangle('Position',[359.375 -437.5 15.625 15.625], 'FaceColor',[1 1 1]);
rectangle('Position',[250 -453.125 15.625 15.625], 'FaceColor',[1 1 1]);
rectangle('Position',[265.625 -453.125 15.625 15.625], 'FaceColor',[0 0 0]);
rectangle('Position',[250 -468.75 15.625 15.625], 'FaceColor',[1 1 1]);
rectangle('Position',[265.625 -468.75 15.625 15.625], 'FaceColor',[0 0 0]);
rectangle('Position',[250 -484.375 15.625 15.625], 'FaceColor',[1 1 1]);
rectangle('Position',[265.625 -484.375 15.625 15.625], 'FaceColor',[0 0 0]);
rectangle('Position',[250 -500 15.625 15.625], 'FaceColor',[0 0 0]);
rectangle('Position',[265.625 -500 15.625 15.625], 'FaceColor',[0 0 0]);
rectangle('Position',[312.5 -453.125 15.625 15.625], 'FaceColor',[0 0 0]);
rectangle('Position',[328.125 -453.125 15.625 15.625], 'FaceColor',[0 0 0]);
rectangle('Position',[312.5 -468.75 15.625 15.625], 'FaceColor',[1 1 1]);
rectangle('Position',[328.125 -468.75 15.625 15.625], 'FaceColor',[1 1 1]);
rectangle('Position',[343.75 -453.125 15.625 15.625], 'FaceColor',[0 0 0]);
rectangle('Position',[359.375 -453.125 15.625 15.625], 'FaceColor',[1 1 1]);
rectangle('Position',[343.75 -468.75 15.625 15.625], 'FaceColor',[1 1 1]);
rectangle('Position',[359.375 -468.75 15.625 15.625], 'FaceColor',[1 1 1]);
rectangle('Position',[312.5 -484.375 15.625 15.625], 'FaceColor',[1 1 1]);
rectangle('Position',[328.125 -484.375 15.625 15.625], 'FaceColor',[1 1 1]);
rectangle('Position',[312.5 -500 15.625 15.625], 'FaceColor',[0 0 0]);
rectangle('Position',[328.125 -500 15.625 15.625], 'FaceColor',[0 0 0]);
rectangle('Position',[343.75 -484.375 15.625 15.625], 'FaceColor',[1 1 1]);
rectangle('Position',[359.375 -484.375 15.625 15.625], 'FaceColor',[1 1 1]);
rectangle('Position',[343.75 -500 15.625 15.625], 'FaceColor',[0 0 0]);
rectangle('Position',[359.375 -500 15.625 15.625], 'FaceColor',[0 0 0]);
rectangle('Position',[375 -390.625 15.625 15.625], 'FaceColor',[0 0 0]);
rectangle('Position',[390.625 -390.625 15.625 15.625], 'FaceColor',[0 0 0]);
rectangle('Position',[375 -406.25 15.625 15.625], 'FaceColor',[1 1 1]);
rectangle('Position',[390.625 -406.25 15.625 15.625], 'FaceColor',[1 1 1]);
rectangle('Position',[437.5 -390.625 15.625 15.625], 'FaceColor',[0 0 0]);
rectangle('Position',[453.125 -390.625 15.625 15.625], 'FaceColor',[0 0 0]);
rectangle('Position',[437.5 -406.25 15.625 15.625], 'FaceColor',[1 1 1]);
rectangle('Position',[453.125 -406.25 15.625 15.625], 'FaceColor',[1 1 1]);
rectangle('Position',[468.75 -390.625 15.625 15.625], 'FaceColor',[0 0 0]);
rectangle('Position',[484.375 -390.625 15.625 15.625], 'FaceColor',[0 0 0]);
rectangle('Position',[468.75 -406.25 15.625 15.625], 'FaceColor',[1 1 1]);
rectangle('Position',[484.375 -406.25 15.625 15.625], 'FaceColor',[0 0 0]);
rectangle('Position',[468.75 -421.875 15.625 15.625], 'FaceColor',[1 1 1]);
rectangle('Position',[484.375 -421.875 15.625 15.625], 'FaceColor',[0 0 0]);
rectangle('Position',[468.75 -437.5 15.625 15.625], 'FaceColor',[1 1 1]);
rectangle('Position',[484.375 -437.5 15.625 15.625], 'FaceColor',[0 0 0]);
rectangle('Position',[406.25 -453.125 15.625 15.625], 'FaceColor',[0 0 0]);
rectangle('Position',[421.875 -453.125 15.625 15.625], 'FaceColor',[0 0 0]);
rectangle('Position',[406.25 -468.75 15.625 15.625], 'FaceColor',[1 1 1]);
rectangle('Position',[421.875 -468.75 15.625 15.625], 'FaceColor',[1 1 1]);
rectangle('Position',[375 -484.375 15.625 15.625], 'FaceColor',[1 1 1]);
rectangle('Position',[390.625 -484.375 15.625 15.625], 'FaceColor',[1 1 1]);
rectangle('Position',[375 -500 15.625 15.625], 'FaceColor',[0 0 0]);
rectangle('Position',[390.625 -500 15.625 15.625], 'FaceColor',[0 0 0]);
rectangle('Position',[406.25 -484.375 15.625 15.625], 'FaceColor',[1 1 1]);
rectangle('Position',[421.875 -484.375 15.625 15.625], 'FaceColor',[1 1 1]);
rectangle('Position',[406.25 -500 15.625 15.625], 'FaceColor',[0 0 0]);
rectangle('Position',[421.875 -500 15.625 15.625], 'FaceColor',[0 0 0]);
rectangle('Position',[468.75 -453.125 15.625 15.625], 'FaceColor',[1 1 1]);
rectangle('Position',[484.375 -453.125 15.625 15.625], 'FaceColor',[0 0 0]);
rectangle('Position',[468.75 -468.75 15.625 15.625], 'FaceColor',[1 1 1]);
rectangle('Position',[484.375 -468.75 15.625 15.625], 'FaceColor',[0 0 0]);
rectangle('Position',[437.5 -484.375 15.625 15.625], 'FaceColor',[1 1 1]);
rectangle('Position',[453.125 -484.375 15.625 15.625], 'FaceColor',[1 1 1]);
rectangle('Position',[437.5 -500 15.625 15.625], 'FaceColor',[0 0 0]);
rectangle('Position',[453.125 -500 15.625 15.625], 'FaceColor',[0 0 0]);
rectangle('Position',[468.75 -484.375 15.625 15.625], 'FaceColor',[1 1 1]);
rectangle('Position',[484.375 -484.375 15.625 15.625], 'FaceColor',[0 0 0]);
rectangle('Position',[468.75 -500 15.625 15.625], 'FaceColor',[0 0 0]);
rectangle('Position',[484.375 -500 15.625 15.625], 'FaceColor',[0 0 0]);
X=[466,453.125,453.125,429.688,414.062,398.438,382.812,382.812,398.438,414.062,429.688,429.688,429.688,414.062,390.625,359.375,328.125,304.688,289.062,273.438,257.812,234.375,203.125,171.875,148.438,148.438,140.625,109.375,78.125,85.9375,85.9375,85.9375,85.9375,78.125,46.875,33];
Y=[-33,-46.875,-78.125,-101.562,-101.562,-101.562,-117.188,-132.812,-148.438,-148.438,-164.062,-179.688,-195.312,-210.938,-234.375,-265.625,-296.875,-320.312,-335.938,-335.938,-335.938,-328.125,-296.875,-265.625,-242.188,-226.562,-203.125,-171.875,-140.625,-117.188,-101.562,-85.9375,-70.3125,-46.875,-46.875,-33];
hold on;
plot(X,Y,'r');
legend('895.605','Location','southoutside');
